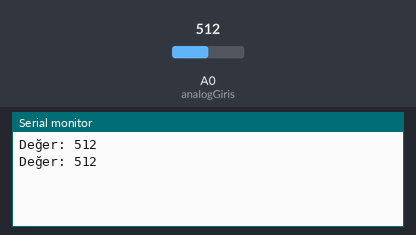
Bench run of a sketch on a simulated Arduino Uno, built with avr-gcc and run on an emulated ATmega328P. Parts: the last lines printed to the serial monitor. The test bench sets the inputs (shaded band); at power-on: A0 (analogGiris) = 512.

Above: at 1.8 s.
1.9 s: A0 (analogGiris) set to 716
At 2.8 s:
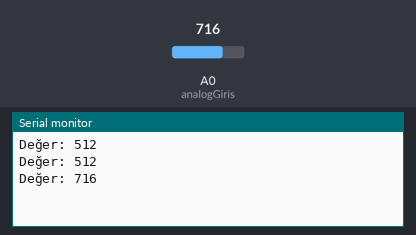
3.4 s: A0 (analogGiris) set to 900
At 4.4 s:
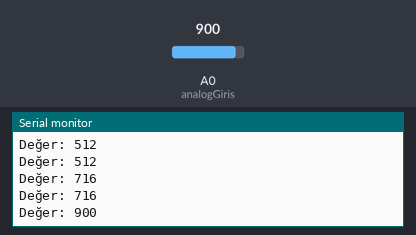
Timing chart, 0 to 6.4 s (numbered marks = the images above; inputs shaded):
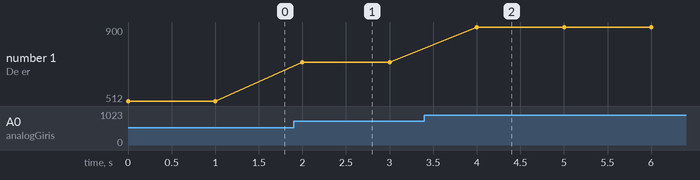

The sketch:

8_potansiyometreden_deger_okuma.ino
```cpp
const int analogGiris=A0;

void setup() {
  pinMode(analogGiris, INPUT);
  Serial.begin(9600);
}

void loop() {
  int deger=analogRead(analogGiris);
  Serial.print("Değer: ");
  Serial.println(deger);
  delay(1000);
}


//0 la 1023 arasında herhangi bir değer alır

//seri haberleşme başlatıldı. Seri port ekranından değer okunmaya başlanır. 9600 olan kısım bps yani haberleşme hızı
```

Measured:
- after the input at 1.9 s, the serial monitor: prints a new line after 0.10 s (image 1)
- after the input at 3.4 s, the serial monitor: prints a new line after 0.60 s (image 2)
- plotted number 1: 512 → 716 after the input at 1.9 s, 716 → 900 after the input at 3.4 s
